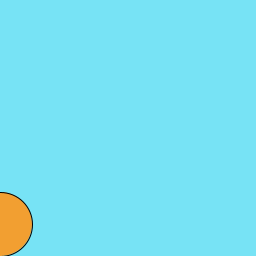
Frame 1 (no input)
Frame 60 (the mouse pressed at the canvas centre just before this capture): identical to frame 1, image omitted
Frame 120 (the mouse held since frame 60 and released just before this capture): identical to frame 1, image omitted

The Processing sketch that drew this single still picture (run headless with seeded random() and noise(); from frame 60 on, the mouse is pressed at the canvas centre):

// Processing sketch: ballbounceright2
// ── ballbounceright2.pde
int shpx1 = 0;
int shpy1 = 224;
int shpspeed1 = 4;
int shpspeed2 = 2;
void setup(){
size(256,256);

}

void draw(){
background(#77E3F5);

fill(#F29F31);
ellipse(shpx1,shpy1,64,64);
}
void keyPressed(){
if (keyCode ==RIGHT) {
  shpx1 += shpspeed1;
}


  
  if (keyCode == LEFT) {
  shpx1 -= shpspeed1;
  }
if (keyCode == UP) {
  for(int loop = 0; loop < 5; loop++){
  shpy1 += loop;
  }
}

}
